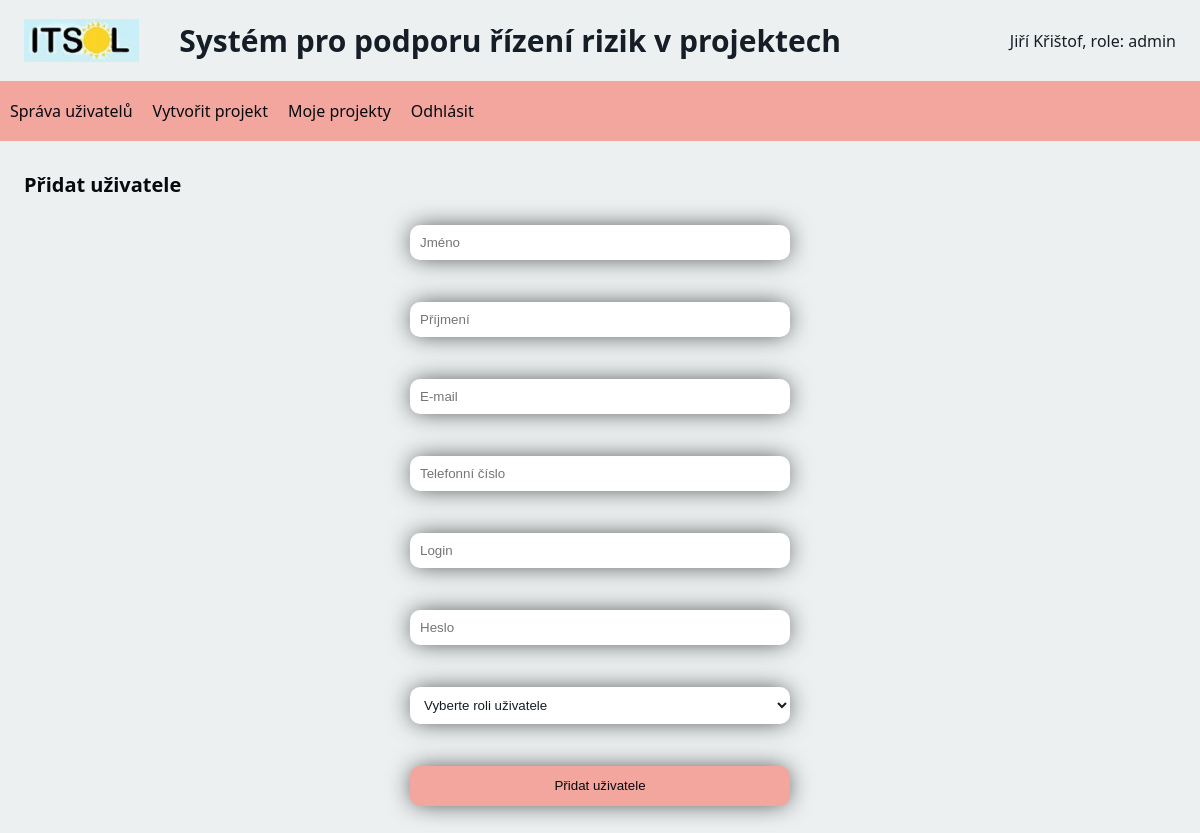
Screenshot of /users/addUser/ (signed in) with the database file from the repository.
### riskManagement/models.py (models this page shows)
class User(models.Model):
    firstName = models.CharField(max_length=255)
    lastName = models.CharField(max_length=255)
    email = models.CharField(max_length=255, unique=True)
    phoneNum = models.CharField(max_length=255, unique=True)
    userLogin = models.CharField(max_length=255, unique=True)
    password = models.CharField(max_length=255)
    privileges = models.CharField(max_length=255)

### riskManagement/views.py (the view)
# urls.py: path('users/addUser/', views.addUser, name='addUser'),
def addUser(request):
    if request.session.get("privileges") != "admin":
        return HttpResponseRedirect(reverse("home", args=("Nemáte dostatečné oprávnění pro přidávání uživatele",)))
    context = {
    "user" :  User.objects.get(id=request.session["id"]),
        "privileges": request.session.get("privileges"),
    }
    template = loader.get_template("addUser.html")
    log_info(request, f"navigation to 'Add user' view")
    return HttpResponse(template.render(context, request))

### riskManagement/helpers.py (called while the page is built)
def log_info(request, message):
    user_id = request.session["id"]
    privileges = request.session["privileges"]
    logger.info(f"USER_INFO : [ id: {user_id}, privileges: {privileges} ] - {message}")

### riskManagement/templates/addUser.html (shortened to what this page needs)
<!DOCTYPE html>
<html>
    <head>
        {% include 'head.html' %}
    </head>
    <body>
        {% include 'nav.html' %}
        {% if privileges == "admin" %}
        <h2>Přidat uživatele</h2>
        <div class="center">
            <form action="saveNewUser/" method="post">
                <input type="text" name="firstName" placeholder="Jméno">
                <br />
                <input type="text" name="lastName" placeholder="Příjmení">
                <br />
                <input type="text" name="email" placeholder="E-mail">
                <br />
                <input type="text" name="phoneNum" placeholder="Telefonní číslo">
                <br />
                <input type="text" name="userLogin" placeholder="Login">
                <br />
                <input type="password" name="password" placeholder="Heslo">
                <br />
                <select name="privileges">
                    <option value="" disabled selected>Vyberte roli uživatele</option>
                </select>
                <br />
                <input type="submit" value="Přidat uživatele">
            </form>
        </div>
        {% else %}
            Nemáte dostatečné oprávnění pro zobrazení modulu
        {% endif %}
    </body>
</html>

### riskManagement/templates/nav.html
<div class="header">
    {% load static %}
    <img src="{% static 'logo.JPG' %}" alt="Logo ITSol" style="width: 10%;" >
    <h1>Systém pro podporu řízení rizik v projektech</h1>
    <div>{{user.firstName}} {{user.lastName}}, role: {{user.privileges}}</div>
</div>
<nav>
    {% if privileges == "admin" %}
        <a href="{% url 'users' %}">Správa uživatelů</a>
        <a href="{% url 'createProject' %}">Vytvořit projekt</a>
    {% endif %}
    <a href="{% url 'projects' %}">Moje projekty</a>
    <a href="{% url 'index' %}">Odhlásit</a>
</nav>

### riskManagement/static/styles.css (style rules this page uses)
:root { --light: #ECF0F1; --dark: #151E26; --darker: #070a0d; --warm: #f3a69e; --normal: #85C1E9; --alarm: #E74C3C; }
body { background-color: var(--light); color: var(--dark); font-family: 'Segoe UI', Tahoma, Geneva, Verdana, sans-serif; font-size: 16px; margin: 0; }
nav { background-color: var(--warm); width: 100%; height: 60px; display: flex; flex-direction: row; flex-wrap: wrap; justify-content: flex-start; align-items: stretch; align-content: flex-start; margin-bottom: 30px; }
nav a, input[type="submit"] { height: 40px; display: flex; align-items: center; text-decoration: none; background-color: var(--warm); padding: 10px; color: var(--darker); transition: color, background-color 0.3s; cursor: pointer; margin-bottom: 30px; }
h1 { text-align: center; font-size: 30px; }
h2 { margin-left: 2%; font-size: 20px; color: var(--darker); }
form { display: flex; justify-content: center; flex-direction: column; width: 400px; }
input, select { border: none; background-color: white; color: var(--dark); padding: 10px; margin: 10px; border-radius: 10px; box-shadow: 0px 0px 24px -3px rgba(0,0,0,0.74); }
div.header { width: 96%; display: flex; justify-content: flex-start; align-items: center; flex-direction: row; gap: 0px 40px; margin-left: 2%; margin-right: 2%; }
div.header div:last-of-type { margin-left: auto; }
div.center { display: flex; justify-content: center; }

### rows the page displays
User: firstName "Jiří", lastName "Křištof", privileges "admin"
